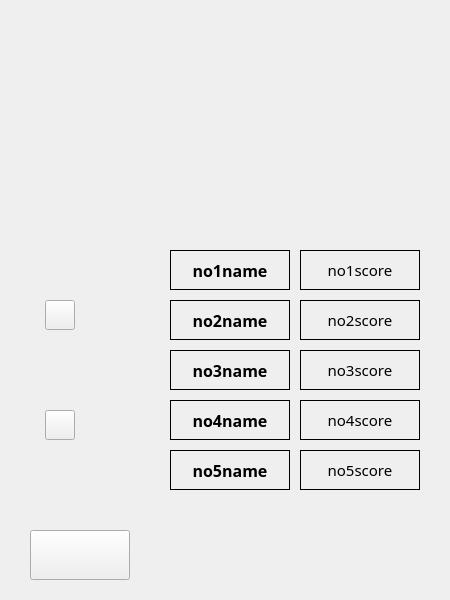
<?xml version="1.0" encoding="UTF-8"?>
<ui version="4.0">
 <class>Rank</class>
 <widget class="QWidget" name="Rank">
  <property name="geometry">
   <rect>
    <x>0</x>
    <y>0</y>
    <width>450</width>
    <height>600</height>
   </rect>
  </property>
  <property name="windowTitle">
   <string>Form</string>
  </property>
  <widget class="QPushButton" name="pushButton_return">
   <property name="geometry">
    <rect>
     <x>30</x>
     <y>530</y>
     <width>100</width>
     <height>50</height>
    </rect>
   </property>
   <property name="styleSheet">
    <string notr="true">QPushButton{border-image:url(:/Return/src/RETURN_W.png)}
QPushButton:hover{border-image: url(:/Return/src/RETURN_P.png)}
QPushButton:pressed{border-image: url(:/Return/src/RETURN_C.png)}</string>
   </property>
   <property name="text">
    <string/>
   </property>
  </widget>
  <widget class="QLabel" name="label_no1name">
   <property name="geometry">
    <rect>
     <x>170</x>
     <y>250</y>
     <width>120</width>
     <height>40</height>
    </rect>
   </property>
   <property name="font">
    <font>
     <family>微软雅黑</family>
     <pointsize>12</pointsize>
     <weight>75</weight>
     <bold>true</bold>
    </font>
   </property>
   <property name="frameShape">
    <enum>QFrame::Box</enum>
   </property>
   <property name="text">
    <string>no1name</string>
   </property>
   <property name="alignment">
    <set>Qt::AlignCenter</set>
   </property>
  </widget>
  <widget class="QPushButton" name="pushButton_last">
   <property name="geometry">
    <rect>
     <x>45</x>
     <y>300</y>
     <width>30</width>
     <height>30</height>
    </rect>
   </property>
   <property name="styleSheet">
    <string notr="true">QPushButton{border-image:url(:/Rank/src/LASTINDEX_UP_W.png)}
QPushButton:hover{border-image: url(:/Rank/src/LASTINDEX_UP_P.png)}
QPushButton:pressed{border-image:url(:/Rank/src/LASTINDEX_UP_C.png) }</string>
   </property>
   <property name="text">
    <string/>
   </property>
  </widget>
  <widget class="QLabel" name="label_text_rank1">
   <property name="geometry">
    <rect>
     <x>110</x>
     <y>250</y>
     <width>40</width>
     <height>40</height>
    </rect>
   </property>
   <property name="frameShape">
    <enum>QFrame::NoFrame</enum>
   </property>
   <property name="text">
    <string/>
   </property>
   <property name="pixmap">
    <pixmap>:/Rank/src/RANK_NO1.png</pixmap>
   </property>
  </widget>
  <widget class="QLabel" name="label_text_rank2">
   <property name="geometry">
    <rect>
     <x>110</x>
     <y>300</y>
     <width>40</width>
     <height>40</height>
    </rect>
   </property>
   <property name="frameShape">
    <enum>QFrame::NoFrame</enum>
   </property>
   <property name="text">
    <string/>
   </property>
   <property name="pixmap">
    <pixmap>:/Rank/src/RANK_NO2.png</pixmap>
   </property>
  </widget>
  <widget class="QLabel" name="label_text_rank3">
   <property name="geometry">
    <rect>
     <x>110</x>
     <y>350</y>
     <width>40</width>
     <height>40</height>
    </rect>
   </property>
   <property name="frameShape">
    <enum>QFrame::NoFrame</enum>
   </property>
   <property name="text">
    <string/>
   </property>
   <property name="pixmap">
    <pixmap>:/Rank/src/RANK_NO3.png</pixmap>
   </property>
  </widget>
  <widget class="QLabel" name="label_text_rank4">
   <property name="geometry">
    <rect>
     <x>110</x>
     <y>400</y>
     <width>40</width>
     <height>40</height>
    </rect>
   </property>
   <property name="frameShape">
    <enum>QFrame::NoFrame</enum>
   </property>
   <property name="text">
    <string/>
   </property>
   <property name="pixmap">
    <pixmap>:/Rank/src/RANK_NO4.png</pixmap>
   </property>
  </widget>
  <widget class="QLabel" name="label_text_rank5">
   <property name="geometry">
    <rect>
     <x>110</x>
     <y>450</y>
     <width>40</width>
     <height>40</height>
    </rect>
   </property>
   <property name="frameShape">
    <enum>QFrame::NoFrame</enum>
   </property>
   <property name="text">
    <string/>
   </property>
   <property name="pixmap">
    <pixmap>:/Rank/src/RANK_NO5.png</pixmap>
   </property>
  </widget>
  <widget class="QLabel" name="label_no1score">
   <property name="geometry">
    <rect>
     <x>300</x>
     <y>250</y>
     <width>120</width>
     <height>40</height>
    </rect>
   </property>
   <property name="font">
    <font>
     <family>楷体</family>
     <pointsize>11</pointsize>
    </font>
   </property>
   <property name="frameShape">
    <enum>QFrame::Box</enum>
   </property>
   <property name="text">
    <string>no1score</string>
   </property>
   <property name="alignment">
    <set>Qt::AlignCenter</set>
   </property>
  </widget>
  <widget class="QLabel" name="label_no2name">
   <property name="geometry">
    <rect>
     <x>170</x>
     <y>300</y>
     <width>120</width>
     <height>40</height>
    </rect>
   </property>
   <property name="font">
    <font>
     <family>微软雅黑</family>
     <pointsize>12</pointsize>
     <weight>75</weight>
     <bold>true</bold>
    </font>
   </property>
   <property name="frameShape">
    <enum>QFrame::Box</enum>
   </property>
   <property name="text">
    <string>no2name</string>
   </property>
   <property name="alignment">
    <set>Qt::AlignCenter</set>
   </property>
  </widget>
  <widget class="QLabel" name="label_no2score">
   <property name="geometry">
    <rect>
     <x>300</x>
     <y>300</y>
     <width>120</width>
     <height>40</height>
    </rect>
   </property>
   <property name="font">
    <font>
     <family>楷体</family>
     <pointsize>11</pointsize>
    </font>
   </property>
   <property name="frameShape">
    <enum>QFrame::Box</enum>
   </property>
   <property name="text">
    <string>no2score</string>
   </property>
   <property name="alignment">
    <set>Qt::AlignCenter</set>
   </property>
  </widget>
  <widget class="QLabel" name="label_no3name">
   <property name="geometry">
    <rect>
     <x>170</x>
     <y>350</y>
     <width>120</width>
     <height>40</height>
    </rect>
   </property>
   <property name="font">
    <font>
     <family>微软雅黑</family>
     <pointsize>12</pointsize>
     <weight>75</weight>
     <bold>true</bold>
    </font>
   </property>
   <property name="frameShape">
    <enum>QFrame::Box</enum>
   </property>
   <property name="text">
    <string>no3name</string>
   </property>
   <property name="alignment">
    <set>Qt::AlignCenter</set>
   </property>
  </widget>
  <widget class="QLabel" name="label_no3score">
   <property name="geometry">
    <rect>
     <x>300</x>
     <y>350</y>
     <width>120</width>
     <height>40</height>
    </rect>
   </property>
   <property name="font">
    <font>
     <family>楷体</family>
     <pointsize>11</pointsize>
    </font>
   </property>
   <property name="frameShape">
    <enum>QFrame::Box</enum>
   </property>
   <property name="text">
    <string>no3score</string>
   </property>
   <property name="alignment">
    <set>Qt::AlignCenter</set>
   </property>
  </widget>
  <widget class="QLabel" name="label_no4name">
   <property name="geometry">
    <rect>
     <x>170</x>
     <y>400</y>
     <width>120</width>
     <height>40</height>
    </rect>
   </property>
   <property name="font">
    <font>
     <family>微软雅黑</family>
     <pointsize>12</pointsize>
     <weight>75</weight>
     <bold>true</bold>
    </font>
   </property>
   <property name="frameShape">
    <enum>QFrame::Box</enum>
   </property>
   <property name="text">
    <string>no4name</string>
   </property>
   <property name="alignment">
    <set>Qt::AlignCenter</set>
   </property>
  </widget>
  <widget class="QLabel" name="label_no4score">
   <property name="geometry">
    <rect>
     <x>300</x>
     <y>400</y>
     <width>120</width>
     <height>40</height>
    </rect>
   </property>
   <property name="font">
    <font>
     <family>楷体</family>
     <pointsize>11</pointsize>
    </font>
   </property>
   <property name="frameShape">
    <enum>QFrame::Box</enum>
   </property>
   <property name="text">
    <string>no4score</string>
   </property>
   <property name="alignment">
    <set>Qt::AlignCenter</set>
   </property>
  </widget>
  <widget class="QLabel" name="label_no5name">
   <property name="geometry">
    <rect>
     <x>170</x>
     <y>450</y>
     <width>120</width>
     <height>40</height>
    </rect>
   </property>
   <property name="font">
    <font>
     <family>微软雅黑</family>
     <pointsize>12</pointsize>
     <weight>75</weight>
     <bold>true</bold>
    </font>
   </property>
   <property name="frameShape">
    <enum>QFrame::Box</enum>
   </property>
   <property name="text">
    <string>no5name</string>
   </property>
   <property name="alignment">
    <set>Qt::AlignCenter</set>
   </property>
  </widget>
  <widget class="QLabel" name="label_no5score">
   <property name="geometry">
    <rect>
     <x>300</x>
     <y>450</y>
     <width>120</width>
     <height>40</height>
    </rect>
   </property>
   <property name="font">
    <font>
     <family>楷体</family>
     <pointsize>11</pointsize>
    </font>
   </property>
   <property name="frameShape">
    <enum>QFrame::Box</enum>
   </property>
   <property name="text">
    <string>no5score</string>
   </property>
   <property name="alignment">
    <set>Qt::AlignCenter</set>
   </property>
  </widget>
  <widget class="QPushButton" name="pushButton_next">
   <property name="geometry">
    <rect>
     <x>45</x>
     <y>410</y>
     <width>30</width>
     <height>30</height>
    </rect>
   </property>
   <property name="styleSheet">
    <string notr="true">QPushButton{border-image:url(:/Rank/src/NEXTINDEX_DOWN_W.png)}
QPushButton:hover{border-image: url(:/Rank/src/NEXTINDEX_DOWN_P.png)}
QPushButton:pressed{border-image:url(:/Rank/src/NEXTINDEX_DOWN_C.png) }</string>
   </property>
   <property name="text">
    <string/>
   </property>
  </widget>
  <widget class="QLabel" name="label">
   <property name="geometry">
    <rect>
     <x>30</x>
     <y>350</y>
     <width>60</width>
     <height>40</height>
    </rect>
   </property>
   <property name="frameShape">
    <enum>QFrame::NoFrame</enum>
   </property>
   <property name="text">
    <string/>
   </property>
  </widget>
 </widget>
 <resources>
  <include location="index.qrc"/>
 </resources>
 <connections/>
</ui>
